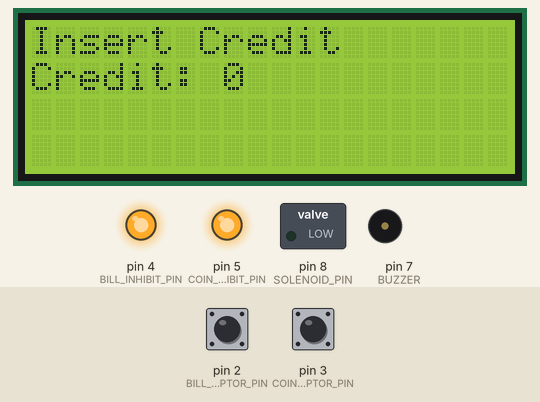
This program was run on a simulated Arduino Uno, built with avr-gcc and run on an emulated ATmega328P. On the bench: 20×4 character LCD, switched loads named in the program (green lamp = pin HIGH), output pins drawn as LEDs (lit = HIGH), buzzer (waves = sounding, pin HIGH). The inputs (shaded band) are chosen by the test bench; at power-on: pin 2 (BILL_ACCEPTOR_PIN) HIGH, pin 3 (COIN_ACCEPTOR_PIN) HIGH. What the program prints to the serial monitor is not drawn.

Above: at 1.2 s.
1.3 s: pin 2 (BILL_ACCEPTOR_PIN) pulled LOW for 0.15 s
At 2.8 s:
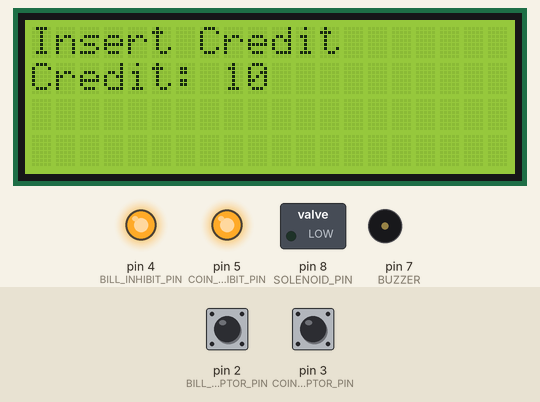
3.6 s: pin 3 (COIN_ACCEPTOR_PIN) pulled LOW for 0.15 s
At 5.4 s:
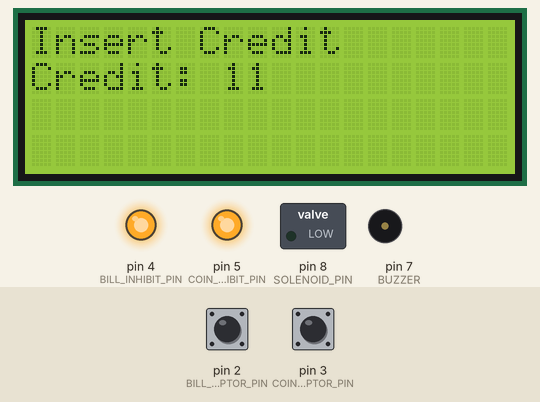
5.7 s: pin 2 (BILL_ACCEPTOR_PIN) pulled LOW for 1 s
8.2 s: pin 3 (COIN_ACCEPTOR_PIN) pulled LOW for 1 s
At 9.2 s:
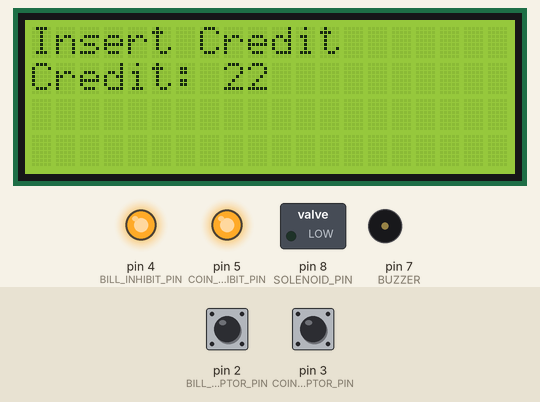
10.7 s: pin 2 (BILL_ACCEPTOR_PIN) pulsed LOW 5 times (0.12 s each, 0.3 s apart)
At 12.2 s:
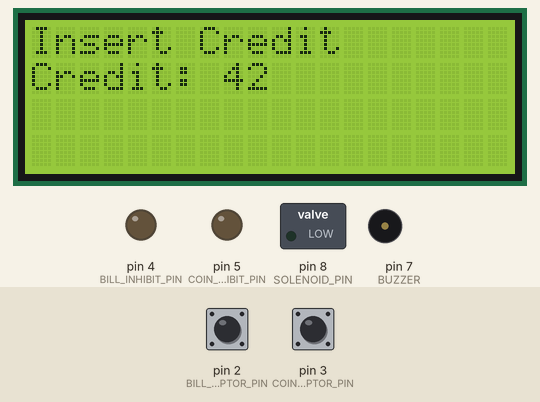
Timing chart, 0 to 13.9 s (numbered marks = the images above; inputs shaded):
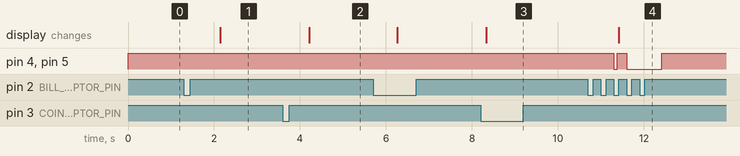

The program:

main.cpp
```cpp
#include <Arduino.h>
#include <Wire.h>
#include <LiquidCrystal_I2C.h>

#define BILL_ACCEPTOR_PIN 2
#define BILL_INHIBIT_PIN 4
#define COIN_ACCEPTOR_PIN 3
#define COIN_INHIBIT_PIN 5
#define SOLENOID_PIN 8
#define BUZZER 7
#define REED_SWITCH 6
#define BOUNCE_DURATION 50 // Define debounce duration in milliseconds

volatile int credit = 0;
volatile unsigned long lastBillDebounceTime = 0;
volatile unsigned long lastCoinDebounceTime = 0;

volatile int coinPulseCount = 0;  // To count the pulses from the coin acceptor

// Initialize the LCD with the I2C address 0x27 and 20 columns x 4 rows
LiquidCrystal_I2C lcd(0x27, 20, 4);

// Function declarations
void billCounter();
void coinCounter();
void handleBillInput();
void handleCoinInput();
void disableAcceptors();
void enableAcceptors();
void openAndCloseSolenoid();

void setup() {
  Serial.begin(9600);

  pinMode(BILL_ACCEPTOR_PIN, INPUT_PULLUP);
  pinMode(COIN_ACCEPTOR_PIN, INPUT_PULLUP);
  pinMode(BILL_INHIBIT_PIN, OUTPUT);
  pinMode(COIN_INHIBIT_PIN, OUTPUT);
  pinMode(SOLENOID_PIN, OUTPUT);
  pinMode(BUZZER, OUTPUT);
  pinMode(REED_SWITCH, INPUT_PULLUP); // Assuming the reed switch is active low

  // Initially set inhibit pins to HIGH (disabled state)
  digitalWrite(BILL_INHIBIT_PIN, HIGH);
  digitalWrite(COIN_INHIBIT_PIN, HIGH);
  digitalWrite(SOLENOID_PIN, LOW); // Ensure solenoid is initially closed
  digitalWrite(BUZZER, LOW); // Ensure buzzer is initially off

  // Initialize the LCD with the number of columns and rows
  lcd.begin(20, 4); // 20 columns and 4 rows
  lcd.backlight(); // Turn on the LCD backlight
  lcd.setCursor(0, 0);
  lcd.print("Insert Coin");

  attachInterrupt(digitalPinToInterrupt(BILL_ACCEPTOR_PIN), billCounter, CHANGE);
  attachInterrupt(digitalPinToInterrupt(COIN_ACCEPTOR_PIN), coinCounter, FALLING);
}

void openAndCloseSolenoid() {
  lcd.clear();
  lcd.setCursor(0, 0);
  lcd.print("Door Open.");
  Serial.println("Door Open.");

  digitalWrite(SOLENOID_PIN, HIGH); // Open solenoid

  // Continuously check if the reed switch indicates the door is closed
  while (true) {
    if (digitalRead(REED_SWITCH) == LOW) { // Assuming LOW means door is closed
      // Stop the buzzer and update the display
      digitalWrite(BUZZER, LOW);
      lcd.clear();
      lcd.setCursor(0, 0);
      lcd.print("Door Closed");
      Serial.println("Door Closed.");
      digitalWrite(SOLENOID_PIN, LOW); // Close solenoid
      lcd.setCursor(0, 1);
      lcd.print("Door Secured");
      delay(2000); // Delay to ensure the door is secured properly
      break;
    } else {
      // Door is open, sound the buzzer
      digitalWrite(BUZZER, HIGH);
      lcd.setCursor(0, 1);
      lcd.print("Door Open - Buzz");
      delay(100); // Small delay to avoid rapid looping
    }
  }
}

void loop() {
  // Check if the coin pulses have been counted and process them
  if (coinPulseCount > 0) {
    handleCoinInput();
  }

  // Check if credit has reached 50
  if (credit >= 50) {
    openAndCloseSolenoid();
    credit = 0;  // Reset credit after opening the solenoid
  }

  // Enable bill and coin acceptors if credit is less than 50
  if (credit < 50) {
    enableAcceptors();
  }

  // Display the current credit value on the LCD at the end of the loop
  lcd.clear();
  lcd.setCursor(0, 0);
  lcd.print("Insert Credit");
  lcd.setCursor(0, 1);
  lcd.print("Credit: ");
  lcd.print(credit);

  delay(1000); // Delay to prevent rapid updates (adjust as needed)
}

// ISR for bill acceptor pin
void billCounter() {
  unsigned long currentTime = millis();

  if (currentTime - lastBillDebounceTime > BOUNCE_DURATION) {
    if (!digitalRead(BILL_ACCEPTOR_PIN)) {
      handleBillInput();
    }
    lastBillDebounceTime = currentTime; // Update last debounce time
  }
}

// ISR for coin acceptor pin
void coinCounter() {
  unsigned long currentTime = millis();

  if (currentTime - lastCoinDebounceTime > BOUNCE_DURATION) {
    coinPulseCount++;  // Increment pulse count for every pulse
    lastCoinDebounceTime = currentTime; // Update last debounce time
  }
}

void handleBillInput() {
  // Check if adding bill would exceed credit limit
  if (credit + 10 <= 50) {
    credit += 10; // Increase credit by 10 for bills
    Serial.print("Credit: ");
    Serial.println(credit);
  } else {
    // Disable bill and coin acceptors
    disableAcceptors();
  }
}

void handleCoinInput() {
  // Add the value of the coin based on pulse count
  if (credit + coinPulseCount <= 50) {
    credit += coinPulseCount;  // Increase credit by the number of pulses
    Serial.print("Credit: ");
    Serial.println(credit);

    // Display the updated credit on the LCD
    lcd.clear();
    lcd.setCursor(0, 1);
    lcd.print("Credit: ");
    lcd.print(credit);
  } else {
    // Disable bill and coin acceptors
    disableAcceptors();

    Serial.println("Credit limit reached, no more coins accepted.");
  }
  coinPulseCount = 0;  // Reset pulse count after processing
}

void disableAcceptors() {
  digitalWrite(BILL_INHIBIT_PIN, LOW);
  digitalWrite(COIN_INHIBIT_PIN, LOW);
}

void enableAcceptors() {
  digitalWrite(BILL_INHIBIT_PIN, HIGH);
  digitalWrite(COIN_INHIBIT_PIN, HIGH);
}
```

Measured:
- after the input at 1.3 s, the display: changes after 0.85 s (image 1)
- after the input at 3.6 s, the display: changes after 0.62 s (image 2)
- after the input at 8.2 s, the display: changes after 0.13 s (image 3)
- after the input at 10.7 s, pin 4 (BILL_INHIBIT_PIN), pin 5 (COIN_INHIBIT_PIN): HIGH → LOW after 0.60 s, → HIGH 0.08 s later, → LOW 0.22 s later, → HIGH 0.81 s later; the display: changes after 0.71 s (image 4)
